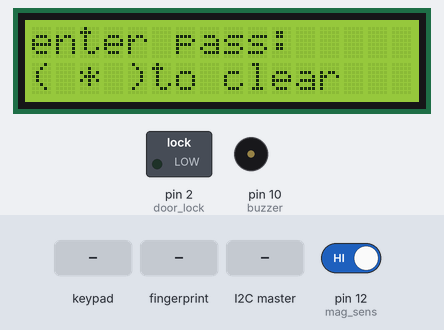
Recording of a sketch running on a simulated Arduino Uno, built with avr-gcc and run on an emulated ATmega328P. Shown: 16×2 character LCD, switched loads named in the sketch (green lamp = pin HIGH), buzzer (waves = sounding, pin HIGH). The test bench sets the inputs (shaded band); at power-on: pin 12 (mag_sens) HIGH. What the sketch prints to the serial monitor is not drawn.

Above: at 4.3 s.
4.4 s: keypad keys 1 2 3 4 pressed 0.4 s apart
At 7.6 s:
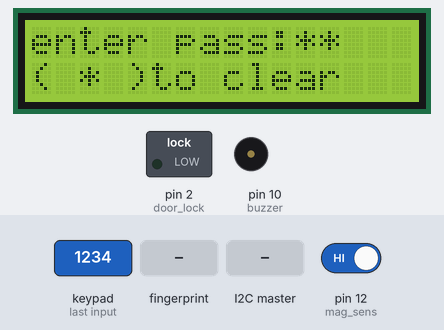
At 8.7 s:
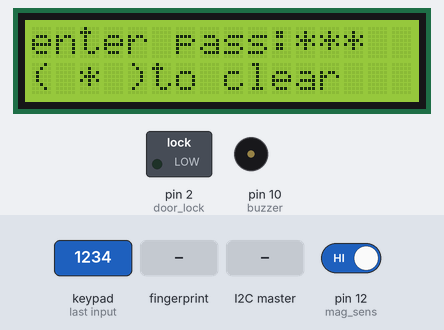
9.0 s: finger stored as number 1 placed on the sensor
At 10.2 s:
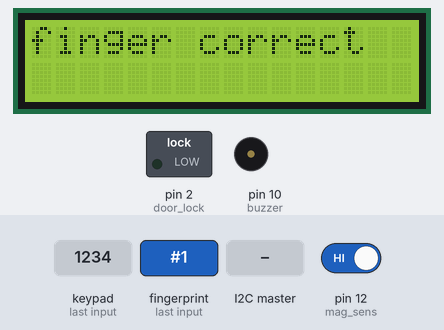
12.0 s: the I2C master sends "*"
13.9 s: pin 12 (mag_sens) driven LOW
16.9 s: key '*' pressed
19.9 s: key '1' pressed
At 25.2 s:
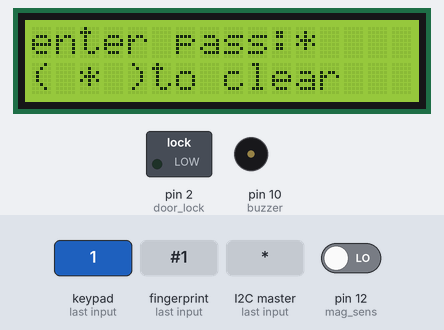
Timing chart, 0 to 25.4 s (numbered marks = the images above; inputs shaded):
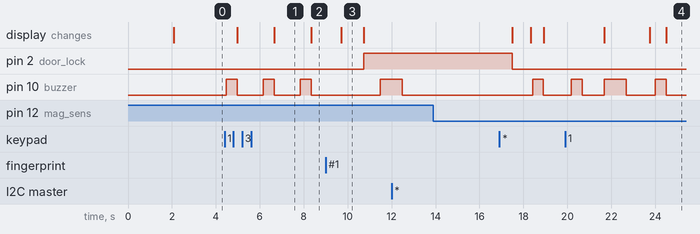

Measured:
- after the input at 4.4 s, pin 10 (buzzer): alternates HIGH for 0.50 s and LOW for 1.2 s, starting after 0.07 s; the display: first changes after 0.57 s (image 1 shows a later state)
- after the input at 9.0 s, pin 2 (door_lock): LOW → HIGH after 1.7 s; the display: changes after 0.72 s (image 3)
- after the input at 13.9 s, every drawn part: stays the same
- what the display in image 1 shows lasts 1.6 s, from 6.7 s to 8.3 s
- what the display in image 3 shows lasts 1.0 s, from 9.7 s to 10.7 s

The sketch:

v2_keypab_pass_lcd_motor.ino
```cpp
/*
  connection
  ground from node mcu connected to ground to ardiuno ( should be the same)
  ___________lcd-i2c______________
  lcd----->ardiuno
  gnd--->gnd
  vcc-->5v
  sda-->sda
  scl-->scl
  __________keybad____________
  keybad  ------->ardiuno
  columes 0:2 --->3:5
  rows    0:3---->6:9
  __________solinoid door lock _____________
  bin 2
  __________connecting-nodemcu___________
  ardiuno-------nodemcu
  A4  --------->D1
  A5  --------->D2
  ________buzzer______________
  bin 10
  ________magnitic_door_sensor______
  pin 11
  --------finger_print--------------

  3.3v -----> 5v
  tx ------->rx
  rx-------->tx
  gng------->gnd
*/
#include <Keypad.h>
#include <LiquidCrystal_I2C.h>
#include<EEPROM.h>
#include <Wire.h>
#include <SoftwareSerial.h>
#include <Adafruit_Fingerprint.h>

// configuration for keypad
const int ROW_NUM    = 4;    //four rows
const int COLUMN_NUM = 3;    //three columns
const int door_lock  = 2;
const int buzzer     = 10;
const int mag_sens   = 12;
char keys[ROW_NUM][COLUMN_NUM] = {
  {'1', '2', '3'},
  {'4', '5', '6'},
  {'7', '8', '9'},
  {'*', '0', '#'}
};

byte pin_rows[ROW_NUM] = {9, 8, 7, 6};   //connect to the row pinouts of the keypad
byte pin_column[COLUMN_NUM] = {5, 4, 3}; //connect to the column pinouts of the keypad


Keypad keypad = Keypad( makeKeymap(keys), pin_rows, pin_column, ROW_NUM, COLUMN_NUM );
const String password = "1234";          // change your password here
String input_password;
int pass_count = 0;
String strText;
int master_enter ;

//configuration for lcd
int lcdColumns = 16;
int lcdRows    = 2;
LiquidCrystal_I2C lcd(0x27, lcdColumns, lcdRows);
int cursorColumn = 11;
/**-*******************************************/
/*fingerpint config*/

Adafruit_Fingerprint finger = Adafruit_Fingerprint(&Serial);
uint8_t id;
//global status id
int door_stat = 0;

void setup() {
  Serial.begin(9600);
  pinMode(door_lock, OUTPUT);
  pinMode(mag_sens, INPUT_PULLUP);
  pinMode(buzzer, OUTPUT);
  digitalWrite(door_lock, LOW );
  digitalWrite(buzzer, LOW );
  //************************EEPROM INIT*****************************
  Serial.println("Reading from EEPROM....");
  delay(2000);
  for (int i = 0; i < 4; i++)
  {
    strText = strText + char(EEPROM.read(0x0F + i)); //Read one by one with starting address of 0x0F
  }
  input_password.reserve(32);           // maximum input characters is 33, change if needed
  //--------------------------i2c init

  Wire.begin(8);                        /* join i2c bus with address 8 */
  Wire.onReceive(receiveEvent);
  //Registers a function to be called when a slave device receives a transmission from a master.
  //Wire.onRequest(requestEvent);
  /* Register a function to be called when a master requests data from this slave device. */

  Serial.begin(9600);
  // initialize LCD
  lcd.init();
  // turn on LCD backlight
  lcd.backlight();
  lcd.setCursor(0, 0);
  lcd.print("enter pass:");
  lcd.setCursor(0, 1);
  lcd.print("( * )to clear");
  lcd.setCursor(cursorColumn, 0);

  // fingerprint init

  Serial.begin(57600);
  while (!Serial);  // For Yun/Leo/Micro/Zero/...
  delay(100);
  Serial.println("\n\nAdafruit finger detect test");

  // set the data rate for the sensor serial port
  finger.begin(57600);

  if (finger.verifyPassword()) {
    Serial.println("Found fingerprint sensor!");
  } else {
    Serial.println("Did not find fingerprint sensor :(");
    while (1) {
      delay(1);
    }
  }

  finger.getTemplateCount();
  Serial.print("Sensor contains ");
  Serial.print(finger.templateCount);
  Serial.println(" templates");
  Serial.println("Waiting for valid finger...");


}

// door_stat=1 rfid correct
// door_stat=2 rfid not correct
// door_stat=3 finger_is_correct
// door_stat=4 finger_is'n_correct
// door_stat=5 door_is_closed from magnitic sensor
void loop() {
  Serial.print(millis());
  Serial.print("\n");
  char key = keypad.getKey();
  getFingerprintIDez();

  if (digitalRead(mag_sens) == 0 ) {  // if door  closed
    //delay(2000);
    digitalWrite(door_lock, LOW);
    lcd.setCursor(0, 0);
    lcd.print("enter pass:");
    lcd.setCursor(0, 1);
    lcd.print("( * )to clear");
    //lcd.setCursor(cursorColumn, 0);
    //door_closed();

 }
  if (door_stat == 1) {
    lcd.clear();
    lcd.setCursor(0, 0);
    lcd.print("rfid correct");
    delay(1000);
    door_open();
    door_stat = 0;

  }
  else if (door_stat == 2) {
    lcd.clear();
    lcd.setCursor(0, 0);
    lcd.print("rfid not correct");
    delay(1000);
    door_closed();
    door_stat = 0;
  }

  else if (door_stat == 3) {
    lcd.clear();
    lcd.setCursor(0, 0);
    lcd.print("finger correct ");
    delay(1000);
  /*******************/
  lcd.clear();
  lcd.setCursor(0, 0);
  lcd.print("door open");
  digitalWrite(door_lock, HIGH);
  delay(750);
  digitalWrite(buzzer, HIGH );
  delay(1000);
  digitalWrite(buzzer, LOW );
  delay(5000);
  if(digitalRead(mag_sens) == 0){ // if closed
  lcd.clear();
  lcd.setCursor(0, 0);
  lcd.print("door closed");
  digitalWrite(door_lock, LOW);
  delay(750);
  input_password = "";       // clear input password

  }

  /******************/
    door_stat = 0;
  }

  // else if (door_stat == 0) {
  // if (digitalRead(mag_sens) == 0 ) {
   // delay(2000);
   // digitalWrite(door_lock, LOW);
    //door_closed();
  //}
  //}


  /*
      else if (door_stat == 5) {
     door_closed();
     door_stat = 0;
    }
  */
  if (key) {
    Serial.println(key);
    input_password += key;          // append new character to input password string
    lcd.setCursor(cursorColumn, 0); // move cursor to   (cursorColumn, 0)
    digitalWrite(buzzer, HIGH );
    delay(500);
    digitalWrite(buzzer, LOW );
    if (key != '*')
    {
      lcd.print("*");                // print key at (cursorColumn, 0)
    }
    cursorColumn++;
    Serial.println("input_password.length :");
    Serial.println(input_password.length());
    Serial.println("");
    delay(1000);
    if (key == '*')
    {
      input_password = "";           // clear input password
      door_closed();
      lcd.clear();
      lcd.setCursor(0, 0);
      lcd.print("enter pass:");
      lcd.setCursor(0, 1);
      lcd.print("( * )to clear");
      cursorColumn = 11;

    }
    else if ( input_password.length() == 4)   //enter key
    {

      if (input_password == strText)
      {
        lcd.clear();
        lcd.setCursor(0, 0);
        lcd.print("correct pass");
        delay(1000);
        Serial.println("password is correct");
        Serial.println(input_password.length());
        door_stat = 0;
        door_open();
        //        //**********************************DO YOUR WORK HERE********************
        //        lcd.clear();
        //        lcd.setCursor(0, 0);
        //        lcd.print("door is  open..");
        //        //***********************************************************************
      }
      else
      {
        lcd.clear();
        lcd.setCursor(0, 0);
        lcd.print("incorrect pass");
        delay(1000);
        door_closed();
        //        lcd.clear();
        //        lcd.setCursor(0, 0);
        //        lcd.print("enter pass:");
        //        lcd.setCursor(0, 1);
        //        lcd.print("* clear ");

        cursorColumn = 11;
        Serial.println("password is incorrect, try again");
        pass_count = 0;
      }

      input_password = "";       // clear input password
    }
    else
    {

      //input_password += key;   // append new character to input password string

    }
  }
}
// function that executes whenever data is received from master

void receiveEvent() {
  char c ;

  while (0 < Wire.available()) {
    c = Wire.read();            /* receive byte as a character */
    Serial.print("i2c receved=");
    delay(500);
    Serial.print(c);            /* print the character */
    //Serial.print("done!!!");
    door_stat = (int)(c);
    door_stat = door_stat - 48;
    Serial.print(door_stat);
  }

  Serial.println();             /* to newline */
}
void door_open() {
  //**********************************DO YOUR WORK HERE********************
   delay(1000);
  lcd.clear();
  lcd.setCursor(0, 0);
  lcd.print("door open");
  digitalWrite(door_lock, HIGH);
  delay(750);
  digitalWrite(buzzer, HIGH );
  delay(1000);
  digitalWrite(buzzer, LOW );
  delay(5000);
  //***********************************************************************
}
void door_closed() {
  if (digitalRead(mag_sens) == 0 ) {
    digitalWrite(buzzer, HIGH );
    lcd.clear();
    lcd.setCursor(0, 0);
    lcd.print("door is closed..");
    Serial.print("closed");
    digitalWrite(door_lock, LOW);
    delay(1000);
    digitalWrite(buzzer, LOW );
    delay(1000);
    lcd.clear();
    lcd.setCursor(0, 0);
    lcd.print("enter pass:");
    lcd.setCursor(0, 1);
    lcd.print("( * )to clear");
    cursorColumn = 11;
  }
}

int getFingerprintIDez() {
  uint8_t p = finger.getImage();
  if (p != FINGERPRINT_OK)  return -1;

  p = finger.image2Tz();
  if (p != FINGERPRINT_OK)  return -1;

  p = finger.fingerFastSearch();
  if (p != FINGERPRINT_OK)  return -1;

  // found a match!
  Serial.print("Found ID #");
  Serial.print(finger.fingerID);
  Serial.print(" with confidence of ");
  Serial.println(finger.confidence);

  if (finger.fingerID == 1 && finger.confidence >= 40) {
    Serial.print("\n hi koko ");
    door_stat = 3;
    //door_open();

  }
  if (finger.fingerID == 2 && finger.confidence >= 40) {
     Serial.print("\n hi koko ");
    door_stat = 3;
  }

  return finger.fingerID;
}
```
